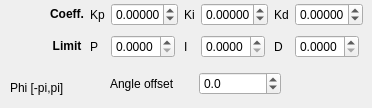
      <widget class="QWidget" name="x">
       <attribute name="title">
        <string>X axis</string>
       </attribute>
       <widget class="QWidget" name="gridLayoutWidget_4">
        <property name="geometry">
         <rect>
          <x>50</x>
          <y>0</y>
          <width>313</width>
          <height>61</height>
         </rect>
        </property>
        <layout class="QGridLayout" name="PIDx">
         <item row="0" column="6">
          <widget class="QDoubleSpinBox" name="PID_angle_Kd_x">
           <property name="sizePolicy">
            <sizepolicy hsizetype="Fixed" vsizetype="Fixed">
             <horstretch>0</horstretch>
             <verstretch>0</verstretch>
            </sizepolicy>
           </property>
           <property name="suffix">
            <string/>
           </property>
           <property name="decimals">
            <number>5</number>
           </property>
           <property name="minimum">
            <double>-1.000000000000000</double>
           </property>
           <property name="maximum">
            <double>1.000000000000000</double>
           </property>
           <property name="singleStep">
            <double>0.001000000000000</double>
           </property>
           <property name="value">
            <double>0.000000000000000</double>
           </property>
          </widget>
         </item>
         <item row="1" column="5">
          <widget class="QLabel" name="PID_angle_MAXd_x_label">
           <property name="sizePolicy">
            <sizepolicy hsizetype="Fixed" vsizetype="Preferred">
             <horstretch>0</horstretch>
             <verstretch>0</verstretch>
            </sizepolicy>
           </property>
           <property name="text">
            <string>D</string>
           </property>
          </widget>
         </item>
         <item row="1" column="4">
          <widget class="QDoubleSpinBox" name="PID_angle_MAXi_x">
           <property name="sizePolicy">
            <sizepolicy hsizetype="Fixed" vsizetype="Fixed">
             <horstretch>0</horstretch>
             <verstretch>0</verstretch>
            </sizepolicy>
           </property>
           <property name="suffix">
            <string/>
           </property>
           <property name="decimals">
            <number>4</number>
           </property>
           <property name="minimum">
            <double>0.000000000000000</double>
           </property>
           <property name="maximum">
            <double>9.000000000000000</double>
           </property>
           <property name="singleStep">
            <double>0.010000000000000</double>
           </property>
          </widget>
         </item>
         <item row="0" column="2">
          <widget class="QDoubleSpinBox" name="PID_angle_Kp_x">
           <property name="sizePolicy">
            <sizepolicy hsizetype="Fixed" vsizetype="Fixed">
             <horstretch>0</horstretch>
             <verstretch>0</verstretch>
            </sizepolicy>
           </property>
           <property name="suffix">
            <string/>
           </property>
           <property name="decimals">
            <number>5</number>
           </property>
           <property name="minimum">
            <double>-1.000000000000000</double>
           </property>
           <property name="maximum">
            <double>1.000000000000000</double>
           </property>
           <property name="singleStep">
            <double>0.001000000000000</double>
           </property>
           <property name="value">
            <double>0.000000000000000</double>
           </property>
          </widget>
         </item>
         <item row="0" column="4">
          <widget class="QDoubleSpinBox" name="PID_angle_Ki_x">
           <property name="sizePolicy">
            <sizepolicy hsizetype="Fixed" vsizetype="Fixed">
             <horstretch>0</horstretch>
             <verstretch>0</verstretch>
            </sizepolicy>
           </property>
           <property name="suffix">
            <string/>
           </property>
           <property name="decimals">
            <number>5</number>
           </property>
           <property name="minimum">
            <double>-1.000000000000000</double>
           </property>
           <property name="maximum">
            <double>1.000000000000000</double>
           </property>
           <property name="singleStep">
            <double>0.001000000000000</double>
           </property>
          </widget>
         </item>
         <item row="0" column="5">
          <widget class="QLabel" name="PID_angle_Kd_x_label">
           <property name="sizePolicy">
            <sizepolicy hsizetype="Fixed" vsizetype="Preferred">
             <horstretch>0</horstretch>
             <verstretch>0</verstretch>
            </sizepolicy>
           </property>
           <property name="text">
            <string>Kd</string>
           </property>
          </widget>
         </item>
         <item row="1" column="2">
          <widget class="QDoubleSpinBox" name="PID_angle_MAXp_x">
           <property name="sizePolicy">
            <sizepolicy hsizetype="Fixed" vsizetype="Fixed">
             <horstretch>0</horstretch>
             <verstretch>0</verstretch>
            </sizepolicy>
           </property>
           <property name="suffix">
            <string/>
           </property>
           <property name="decimals">
            <number>4</number>
           </property>
           <property name="minimum">
            <double>0.000000000000000</double>
           </property>
           <property name="maximum">
            <double>9.000000000000000</double>
           </property>
           <property name="singleStep">
            <double>0.010000000000000</double>
           </property>
           <property name="value">
            <double>0.000000000000000</double>
           </property>
          </widget>
         </item>
         <item row="0" column="3">
          <widget class="QLabel" name="PID_angle_Ki_x_label">
           <property name="sizePolicy">
            <sizepolicy hsizetype="Fixed" vsizetype="Preferred">
             <horstretch>0</horstretch>
             <verstretch>0</verstretch>
            </sizepolicy>
           </property>
           <property name="text">
            <string>Ki</string>
           </property>
          </widget>
         </item>
         <item row="1" column="6">
          <widget class="QDoubleSpinBox" name="PID_angle_MAXd_x">
           <property name="sizePolicy">
            <sizepolicy hsizetype="Fixed" vsizetype="Fixed">
             <horstretch>0</horstretch>
             <verstretch>0</verstretch>
            </sizepolicy>
           </property>
           <property name="suffix">
            <string/>
           </property>
           <property name="decimals">
            <number>4</number>
           </property>
           <property name="minimum">
            <double>0.000000000000000</double>
           </property>
           <property name="maximum">
            <double>9.000000000000000</double>
           </property>
           <property name="singleStep">
            <double>0.010000000000000</double>
           </property>
          </widget>
         </item>
         <item row="0" column="1">
          <widget class="QLabel" name="PID_angle_Kp_x_label">
           <property name="sizePolicy">
            <sizepolicy hsizetype="Fixed" vsizetype="Preferred">
             <horstretch>0</horstretch>
             <verstretch>0</verstretch>
            </sizepolicy>
           </property>
           <property name="text">
            <string>Kp</string>
           </property>
          </widget>
         </item>
         <item row="1" column="0">
          <widget class="QLabel" name="label_PID_angle_MAX_x">
           <property name="text">
            <string>&lt;html&gt;&lt;head/&gt;&lt;body&gt;&lt;p align=&quot;center&quot;&gt;&lt;span style=&quot; font-weight:600;&quot;&gt;Limit&lt;/span&gt;&lt;/p&gt;&lt;/body&gt;&lt;/html&gt;</string>
           </property>
           <property name="textFormat">
            <enum>Qt::RichText</enum>
           </property>
          </widget>
         </item>
         <item row="1" column="3">
          <widget class="QLabel" name="PID_angle_MAXi_x_label">
           <property name="sizePolicy">
            <sizepolicy hsizetype="Fixed" vsizetype="Preferred">
             <horstretch>0</horstretch>
             <verstretch>0</verstretch>
            </sizepolicy>
           </property>
           <property name="text">
            <string>I</string>
           </property>
          </widget>
         </item>
         <item row="1" column="1">
          <widget class="QLabel" name="PID_angle_MAXp_x_label">
           <property name="sizePolicy">
            <sizepolicy hsizetype="Fixed" vsizetype="Preferred">
             <horstretch>0</horstretch>
             <verstretch>0</verstretch>
            </sizepolicy>
           </property>
           <property name="text">
            <string>P</string>
           </property>
          </widget>
         </item>
         <item row="0" column="0">
          <widget class="QLabel" name="label_PID_angle_x">
           <property name="text">
            <string>&lt;html&gt;&lt;head/&gt;&lt;body&gt;&lt;p align=&quot;center&quot;&gt;&lt;span style=&quot; font-weight:600;&quot;&gt;Coeff.&lt;/span&gt;&lt;/p&gt;&lt;/body&gt;&lt;/html&gt;</string>
           </property>
           <property name="textFormat">
            <enum>Qt::RichText</enum>
           </property>
          </widget>
         </item>
        </layout>
       </widget>
       <widget class="QWidget" name="gridLayoutWidget_7">
        <property name="geometry">
         <rect>
          <x>110</x>
          <y>68</y>
          <width>171</width>
          <height>31</height>
         </rect>
        </property>
        <layout class="QGridLayout" name="angle_offset_x_layout">
         <item row="0" column="0">
          <widget class="QLabel" name="angle_offset_x_label">
           <property name="text">
            <string>Angle offset</string>
           </property>
          </widget>
         </item>
         <item row="0" column="1">
          <widget class="QDoubleSpinBox" name="angle_offset_x">
           <property name="decimals">
            <number>1</number>
           </property>
           <property name="minimum">
            <double>-180.000000000000000</double>
           </property>
           <property name="maximum">
            <double>180.000000000000000</double>
           </property>
          </widget>
         </item>
        </layout>
       </widget>
       <widget class="QLabel" name="label_2">
        <property name="geometry">
         <rect>
          <x>10</x>
          <y>80</y>
          <width>81</width>
          <height>16</height>
         </rect>
        </property>
        <property name="text">
         <string>Phi [-pi,pi]</string>
        </property>
       </widget>
      </widget>
